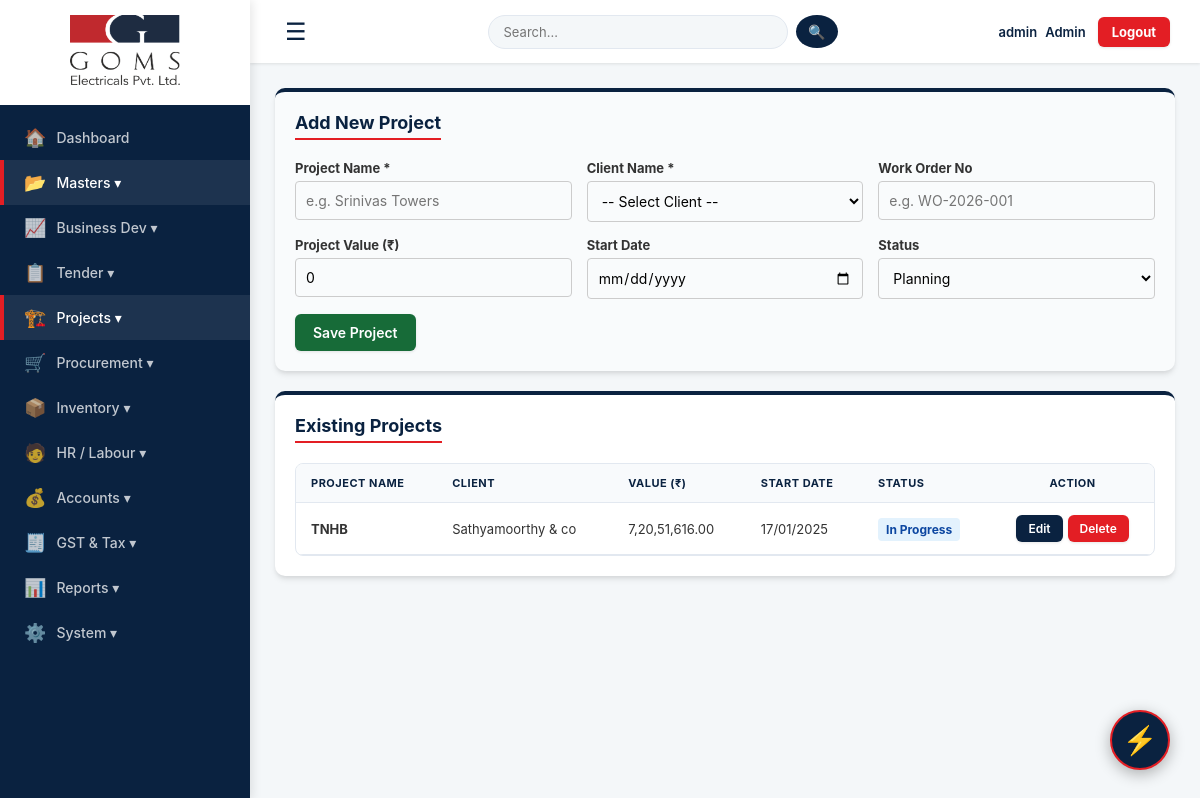
The app's page /projects (signed in), older data.
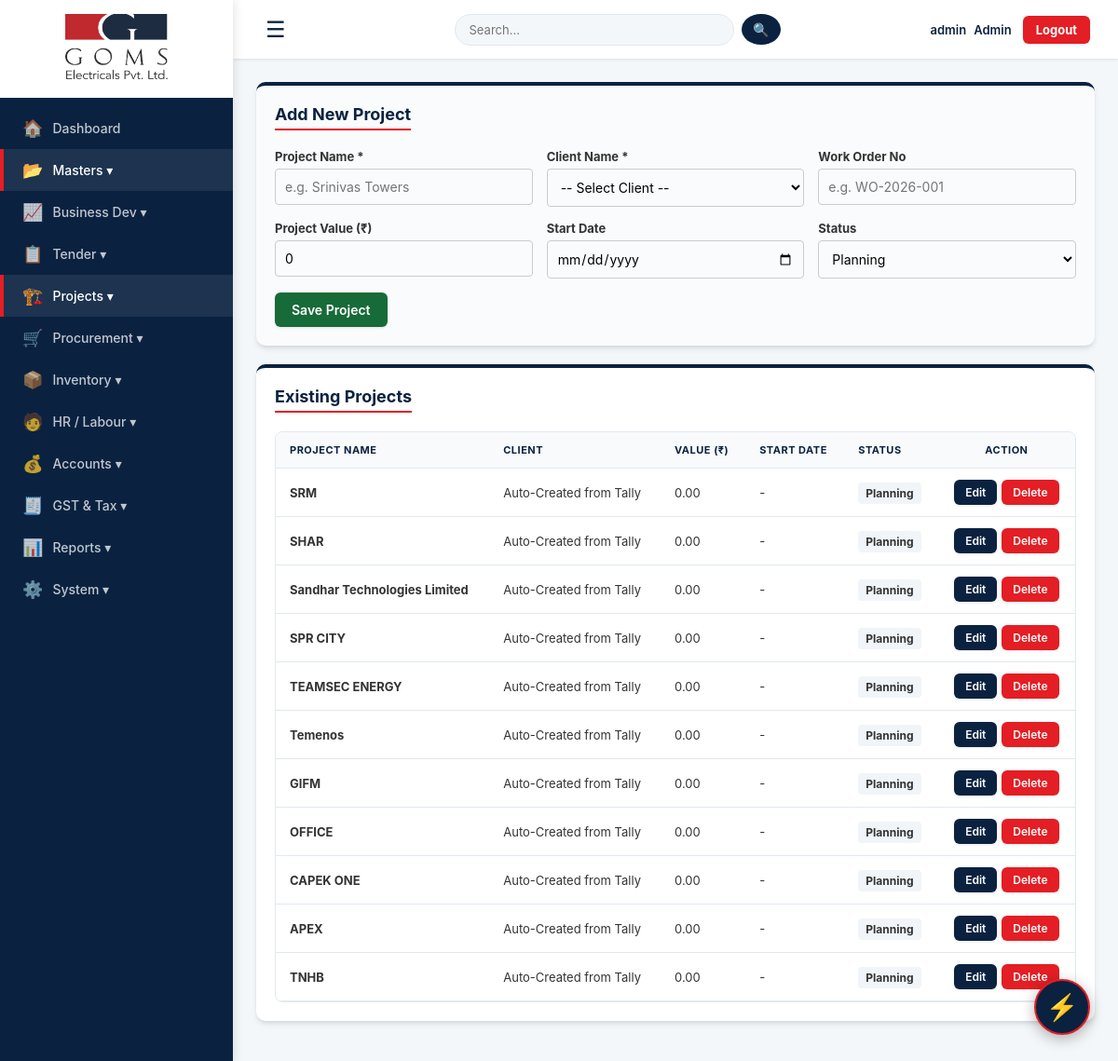
The same page, newer data.
### tables this page shows
CREATE TABLE projects (id INTEGER PRIMARY KEY AUTOINCREMENT, project_name TEXT NOT NULL, client_name TEXT NOT NULL, work_order TEXT, project_value REAL DEFAULT 0, start_date TEXT, status TEXT DEFAULT 'Planning');

### app.py (the view, shortened to what this page needs)
@app.route("/projects", methods=["GET", "POST"])
def projects():
    if not session.get("username"): return redirect(url_for("login"))
    conn = get_db()
    is_ajax = request.headers.get('X-Requested-With') == 'XMLHttpRequest'
    pl = conn.execute("SELECT * FROM projects ORDER BY id DESC").fetchall()
    pa = conn.execute("SELECT party_name FROM parties ORDER BY party_name").fetchall()
    d = conn.execute("SELECT party_name FROM parties WHERE party_type='Debtor' ORDER BY party_name").fetchall()
    conn.close()
    return render_template("projects.html", projects=pl, debtors=d)

### app.py (called while the page is built, shortened)
@app.context_processor
def inject_permissions():
    role = session.get('role', 'Admin')
    return dict(is_admin_or_gm = role in ['Admin', 'GM'])

@app.after_request
def add_header(response):
    response.headers["Cache-Control"] = "no-cache, no-store, must-revalidate, public, max-age=0"
    response.headers["Pragma"] = "no-cache"
    response.headers["Expires"] = "0"
    return response

@app.template_filter('dateformat')
def dateformat(value, format='%d/%m/%Y'):
    if not value: return "-"
    try: return datetime.strptime(value, '%Y-%m-%d').strftime(format)
    except: return value

@app.template_filter('inr')
def format_inr(number):
    if number is None: return "0.00"
    try: number = float(number)
    except: return "0.00"
    is_negative = False
    if number < 0:
        is_negative = True
        number = abs(number)
    s = f"{number:.2f}"
    integer_part, decimal_part = s.split(".")
    if len(integer_part) > 3:
        last_three = integer_part[-3:]
        remaining = integer_part[:-3]
        groups = []
        while len(remaining) > 2:
            groups.insert(0, remaining[-2:])
            remaining = remaining[:-2]
        if remaining: groups.insert(0, remaining)
        formatted_integer = ",".join(groups) + "," + last_three
    else: formatted_integer = integer_part
    result = formatted_integer + "." + decimal_part
    if is_negative: result = "-" + result
    return result

def get_db():
    conn = sqlite3.connect(DATABASE, timeout=20)
    conn.row_factory = sqlite3.Row
    return conn

@app.before_request
def restrict_access():
    if not session.get("username"): return
    role = session.get("role", "Admin")
    if role == "Admin": return # Admin-க்கு எல்லா அனுமதியும் உண்டு

### templates/projects.html (shortened to what this page needs)
{% extends "base.html" %}
{% block content %}
<div class="card" style="background: #f9fbfc; border-top: 4px solid var(--primary-blue);">
    <h3>Add New Project</h3>
    <form id="addProjectForm" method="POST">
        <div class="grid-form">
            <div class="input-group">
                <label>Project Name *</label>
                <input type="text" name="project_name" required placeholder="e.g. Srinivas Towers">
            </div>
            <div class="input-group">
                <label>Client Name *</label>
                <select name="client_name" required>
                    <option value="">-- Select Client --</option>
                </select>
            </div>
            <div class="input-group">
                <label>Work Order No</label>
                <input type="text" name="work_order" placeholder="e.g. WO-2026-001">
            </div>
            <div class="input-group">
                <label>Project Value (₹)</label>
                <input type="number" name="project_value" step="0.01" value="0" placeholder="0.00">
            </div>
            <div class="input-group">
                <label>Start Date</label>
                <input type="date" name="start_date">
            </div>
            <div class="input-group">
                <label>Status</label>
                <select name="status">
                    <option value="Planning">Planning</option>
                </select>
            </div>
        </div>
        <button type="submit" class="btn" style="margin-top: 15px; background: #176b38;">Save Project</button>
    </form>
</div>
<div class="card">
    <h3>Existing Projects</h3>
    <div class="table-wrap">
        <table>
            <thead>
                <tr>
                    <th>Project Name</th>
                    <th>Client</th>
                    <th>Value (₹)</th>
                    <th>Start Date</th>
                    <th>Status</th>
                    <th class="no-print" style="text-align: center;">Action</th>
                </tr>
            </thead>
            <tbody>
                {% for p in projects %}
                <tr>
                    <td><strong>{{ p['project_name'] }}</strong></td>
                    <td>{{ p['client_name'] }}</td>
                    <td>{{ p['project_value'] | inr }}</td>
                    <td>{{ p['start_date'] | dateformat if p['start_date'] else '-' }}</td>
                    <td>
                        {% if p['status'] == 'Completed' %}
                            <span style="background: #e0f5e8; color: #176b38; padding: 4px 8px; border-radius: 4px; font-size: 12px; font-weight: bold;">Completed</span>
                        {% elif p['status'] == 'In Progress' %}
                            <span style="background: #e3f2fd; color: #0d47a1; padding: 4px 8px; border-radius: 4px; font-size: 12px; font-weight: bold;">In Progress</span>
                        {% else %}
                            <span style="background: #f1f5f9; color: #333; padding: 4px 8px; border-radius: 4px; font-size: 12px; font-weight: bold;">{{ p['status'] }}</span>
                        {% endif %}
                    </td>
                    <td class="no-print" style="text-align: center;">
                        {% if is_admin_or_gm %}
                            <div style="display: flex; gap: 5px; justify-content: center; flex-wrap: wrap;">
                                <a href="{{ url_for('edit_project', id=p.id) }}" class="btn" style="padding: 6px 12px; font-size: 12px; background: #0a2240;">Edit</a>
                                <a href="{{ url_for('delete_project', id=p.id) }}" class="btn btn-red delete-btn" style="padding: 6px 12px; font-size: 12px;">Delete</a>
                            </div>
                        {% else %}
                            <span style="color: #999; font-size: 12px; font-style: italic;">No Permission</span>
                        {% endif %}
                    </td>
                </tr>
                {% else %}
                <tr><td colspan="6" style="text-align: center;">No projects found.</td></tr>
                {% endfor %}
            </tbody>
        </table>
    </div>
</div>
{% endblock %}

### templates/base.html (shortened to what this page needs)
<!DOCTYPE html>
<html lang="en">
<head>
    <link rel="stylesheet" href="{{ url_for('static', filename='css/main.css') }}">
</head>
<body>
{% set user_role = session.get('role', 'Admin') %}
{% set is_supervisor = user_role == 'Site Supervisor' %}
{% set is_admin = user_role == 'Admin' %}
{% set role_class = 'admin' if user_role == 'Admin' else ('gm' if user_role in ['GM', 'Manager'] else ('supervisor' if user_role == 'Site Supervisor' else 'other')) %}
{% include 'partials/sidebar.html' %}
<div class="main-content">
    {% include 'partials/topbar.html' %}
    <div class="content-area">
        {% block content %}{% endblock %}
    </div>
</div>
{% include 'partials/quick_actions.html' %}
</body>
</html>

### templates/partials/sidebar.html (shortened to what this page needs)
{% set user_role = session.get('role', 'Admin') %}
{% set is_admin = user_role == 'Admin' %}
{% set is_gm = user_role in ['GM', 'Manager'] %}
{% set is_bd = user_role == 'BD Executive' %}
{% set is_accountant = user_role == 'Accountant' %}
{% set is_store = user_role == 'Store Keeper' %}
{% set is_site = user_role == 'Site Supervisor' %}
<aside class="sidebar" id="sidebar">
    <div class="sidebar-header">
        <img src="{{ url_for('static', filename='logo.png') }}" alt="GOMS Logo" style="max-width: 100%; height: auto; max-height: 70px; object-fit: contain; transition: 0.3s;">
    </div>
    <ul class="sidebar-menu">
        <li>
            <a href="{{ url_for('dashboard') }}" class="{% if request.endpoint == 'dashboard' %}active{% endif %}">
                <span style="font-size: 18px;">🏠</span> <span class="menu-label" style="margin-left: 10px;">Dashboard</span>
            </a>
        </li>
        {% if is_admin or is_gm or is_accountant or is_store %}
        <li class="dropdown">
            <a href="#" onclick="return false;" class="{% if request.endpoint in ['parties', 'edit_party', 'projects', 'edit_project'] %}active{% endif %}">
                <span style="font-size: 18px;">📂</span> <span class="menu-label" style="margin-left: 10px;">Masters ▾</span>
            </a>
        </li>
        {% endif %}
        {% if is_admin or is_gm or is_bd %}
        <li class="dropdown">
            <a href="#" onclick="return false;" class="{% if request.endpoint in ['leads'] %}active{% endif %}">
                <span style="font-size: 18px;">📈</span> <span class="menu-label" style="margin-left: 10px;">Business Dev ▾</span>
            </a>
        </li>
        {% endif %}
        {% if is_admin or is_gm or is_bd %}
        <li class="dropdown">
            <a href="#" onclick="return false;" class="{% if request.endpoint in ['tenders', 'tender_items'] %}active{% endif %}">
                <span style="font-size: 18px;">📋</span> <span class="menu-label" style="margin-left: 10px;">Tender ▾</span>
            </a>
        </li>
        {% endif %}
        {% if is_admin or is_gm or is_site or is_accountant or is_store %}
        <li class="dropdown">
            <a href="#" onclick="return false;" class="{% if request.endpoint in ['poq', 'work_progress', 'accounts', 'subcon', 'documents', 'projects'] %}active{% endif %}">
                <span style="font-size: 18px;">🏗️</span> <span class="menu-label" style="margin-left: 10px;">Projects ▾</span>
            </a>
        </li>
        {% endif %}
        {% if is_admin or is_gm or is_store %}
        <li class="dropdown">
            <a href="#" onclick="return false;" class="">
                <span style="font-size: 18px;">🛒</span> <span class="menu-label" style="margin-left: 10px;">Procurement ▾</span>
            </a>
        </li>
        {% endif %}
        {% if is_admin or is_gm or is_store or is_site %}
        <li class="dropdown">
            <a href="#" onclick="return false;" class="{% if request.endpoint in ['stock', 'material_issue', 'print_material_issue', 'stock_adjustment'] %}active{% endif %}">
                <span style="font-size: 18px;">📦</span> <span class="menu-label" style="margin-left: 10px;">Inventory ▾</span>
            </a>
        </li>
        {% endif %}
        {% if is_admin or is_gm or is_site or is_accountant %}
        <li class="dropdown">
            <a href="#" onclick="return false;" class="{% if request.endpoint in ['employees', 'labour', 'attendance', 'attendance_report', 'staff_advances', 'payroll'] %}active{% endif %}">
                <span style="font-size: 18px;">🧑</span> <span class="menu-label" style="margin-left: 10px;">HR / Labour ▾</span>
            </a>
        </li>
        {% endif %}
        {% if is_admin or is_gm or is_accountant %}
        <li class="dropdown">
            <a href="#" onclick="return false;" class="{% if request.endpoint in ['accounts_entry', 'client_ledger', 'vendor_ledger', 'accounts', 'credit_notes', 'general_expenses', 'company_pnl'] %}active{% endif %}">
                <span style="font-size: 18px;">💰</span> <span class="menu-label" style="margin-left: 10px;">Accounts ▾</span>
            </a>
        </li>
        {% endif %}
        {% if is_admin or is_gm or is_accountant %}
        <li class="dropdown">
            <a href="#" onclick="return false;" class="{% if request.endpoint in ['gst_reconciliation', 'gstr1', 'gst_reports'] %}active{% endif %}">
                <span style="font-size: 18px;">🧾</span> <span class="menu-label" style="margin-left: 10px;">GST & Tax ▾</span>
            </a>
        </li>
        {% endif %}
        {% if is_admin or is_gm or is_accountant %}
        <li class="dropdown">
            <a href="#" onclick="return false;" class="{% if request.endpoint in ['reports', 'aging_report', 'dept_performance', 'daily_report'] %}active{% endif %}">
                <span style="font-size: 18px;">📊</span> <span class="menu-label" style="margin-left: 10px;">Reports ▾</span>
            </a>
        </li>
        {% endif %}
        <li class="dropdown">
            <a href="#" onclick="return false;" class="{% if request.endpoint in ['users', 'delete_user', 'edit_user_role', 'change_password', 'backup'] %}active{% endif %}">
                <span style="font-size: 18px;">⚙️</span> <span class="menu-label" style="margin-left: 10px;">System ▾</span>
            </a>
        </li>
    </ul>
</aside>

### templates/partials/topbar.html (shortened to what this page needs)
<header class="topbar">
        <div class="topbar-left">
            <button class="menu-toggle-btn" id="sidebarToggle" title="Toggle Menu">☰</button>
        </div>
        <form action="{{ url_for('search') }}" method="GET" class="search-form">
            <input type="text" name="q" placeholder="Search...">
            <button type="submit">🔍</button>
        </form>
        <div class="user-area">
            <span class="user-info">
                {{ session['username'] }}
                <span class="role-badge {{ role_class }}">{{ user_role }}</span>
            </span>
            <a href="{{ url_for('logout') }}" class="btn-logout">Logout</a>
        </div>
    </header>

### templates/partials/quick_actions.html (shortened to what this page needs)
<div class="quick-action-btn" onclick="toggleQuickMenu()" title="Quick Actions">⚡</div>

### templates/projects.html (style rules this page uses)
.grid-form { display: grid; grid-template-columns: 1fr 1fr 1fr; gap: 15px; }
.input-group label { font-weight: bold; font-size: 13px; color: #333; margin-bottom: 5px; display: block; }
.input-group input, .input-group select { width: 100%; padding: 10px; border: 1px solid #ccc; border-radius: 4px; font-size: 14px; }

Row changes from the older to the newer data that the page shows:
added projects: project_name "SRM", client_name "Auto-Created from Tally", project_value|inr "0.00", start_date "-", status "Planning"
added projects: project_name "SHAR", client_name "Auto-Created from Tally", project_value|inr "0.00", start_date "-", status "Planning"
added projects: project_name "Sandhar Technologies Limited", client_name "Auto-Created from Tally", project_value|inr "0.00", start_date "-", status "Planning"
added projects: project_name "SPR CITY", client_name "Auto-Created from Tally", project_value|inr "0.00", start_date "-", status "Planning"
added projects: project_name "TEAMSEC ENERGY", client_name "Auto-Created from Tally", project_value|inr "0.00", start_date "-", status "Planning"
added projects: project_name "Temenos", client_name "Auto-Created from Tally", project_value|inr "0.00", start_date "-", status "Planning"
added projects: project_name "GIFM", client_name "Auto-Created from Tally", project_value|inr "0.00", start_date "-", status "Planning"
added projects: project_name "OFFICE", client_name "Auto-Created from Tally", project_value|inr "0.00", start_date "-", status "Planning"
added projects: project_name "CAPEK ONE", client_name "Auto-Created from Tally", project_value|inr "0.00", start_date "-", status "Planning"
added projects: project_name "APEX", client_name "Auto-Created from Tally", project_value|inr "0.00", start_date "-", status "Planning"
changed projects "TNHB": client_name "Sathyamoorthy & co" → "Auto-Created from Tally"; project_value|inr "7,20,51,616.00" → "0.00"; start_date "17/01/2025" → "-"; status (not shown) → "Planning"; no longer shows "In Progress"
